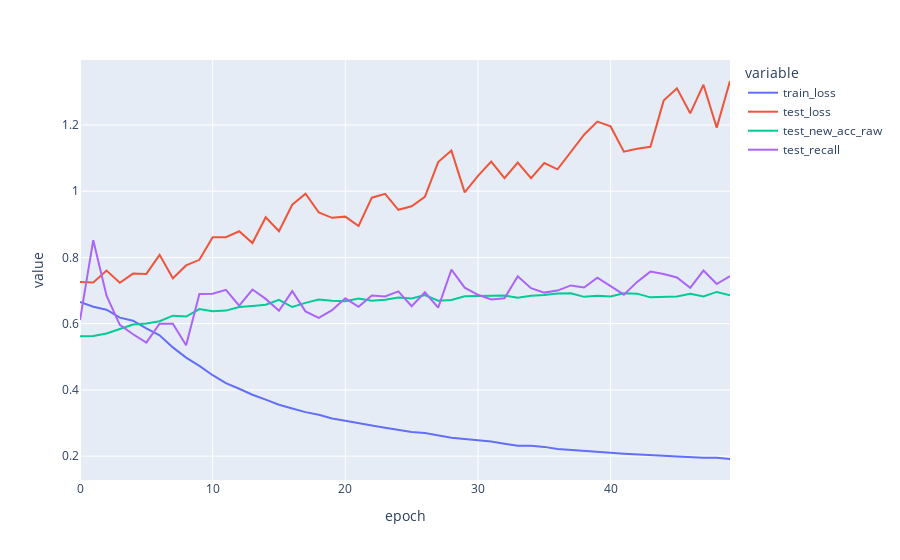

Source (notebook cell):
### Code cell
df_loaded = load_txt_to_dataframe(file_path)
df_loaded['test_acc1_raw'] = df_loaded['test_acc1']/100
px.line(df_loaded,y=['train_loss', 'test_loss', 'test_new_acc_raw', 'test_recall'], x='epoch')

### Figure 1 — Plotly figure (JSON) as saved in the notebook; plotly's stock layout.template omitted (floating-point values rounded to 4 significant figures)
{"data": [{"hovertemplate": "variable=train_loss<br>epoch=%{x}<br>value=%{y}<extra></extra>", "legendgroup": "train_loss", "line": {"color": "#636efa", "dash": "solid"}, "marker": {"symbol": "circle"}, "mode": "lines", "name": "train_loss", "orientation": "v", "showlegend": true, "type": "scatter", "x": [0, 1, 2, 3, 4, 5, 6, 7, 8, 9, 10, 11, 12, 13, 14, 15, 16, 17, 18, 19, 20, 21, 22, 23, 24, 25, 26, 27, 28, 29, 30, 31, 32, 33, 34, 35, 36, 37, 38, 39, 40, 41, 42, 43, 44, 45, 46, 47, 48, 49], "xaxis": "x", "y": [0.6653, 0.651, 0.642, 0.6183, 0.6091, 0.5857, 0.5651, 0.5284, 0.4975, 0.4726, 0.4443, 0.4204, 0.4035, 0.3855, 0.3706, 0.3552, 0.344, 0.3328, 0.3248, 0.3137, 0.3068, 0.2988, 0.2924, 0.2859, 0.2803, 0.273, 0.2699, 0.2631, 0.2556, 0.2521, 0.2482, 0.244, 0.2378, 0.2314, 0.2311, 0.228, 0.2214, 0.2189, 0.2174, 0.2132, 0.2101, 0.2073, 0.2058, 0.2042, 0.2011, 0.1989, 0.1966, 0.1951, 0.1949, 0.1914], "yaxis": "y"}, {"hovertemplate": "variable=test_loss<br>epoch=%{x}<br>value=%{y}<extra></extra>", "legendgroup": "test_loss", "line": {"color": "#EF553B", "dash": "solid"}, "marker": {"symbol": "circle"}, "mode": "lines", "name": "test_loss", "orientation": "v", "showlegend": true, "type": "scatter", "x": [0, 1, 2, 3, 4, 5, 6, 7, 8, 9, 10, 11, 12, 13, 14, 15, 16, 17, 18, 19, 20, 21, 22, 23, 24, 25, 26, 27, 28, 29, 30, 31, 32, 33, 34, 35, 36, 37, 38, 39, 40, 41, 42, 43, 44, 45, 46, 47, 48, 49], "xaxis": "x", "y": [0.7255, 0.724, 0.7602, 0.7237, 0.7513, 0.7503, 0.8078, 0.737, 0.7759, 0.7928, 0.8612, 0.8611, 0.8792, 0.8435, 0.9212, 0.879, 0.9591, 0.9927, 0.9358, 0.9195, 0.9232, 0.895, 0.9804, 0.9919, 0.9439, 0.9546, 0.983, 1.088, 1.123, 0.9966, 1.046, 1.089, 1.039, 1.087, 1.039, 1.085, 1.066, 1.119, 1.171, 1.21, 1.196, 1.119, 1.128, 1.134, 1.273, 1.311, 1.235, 1.322, 1.192, 1.333], "yaxis": "y"}, {"hovertemplate": "variable=test_new_acc_raw<br>epoch=%{x}<br>value=%{y}<extra></extra>", "legendgroup": "test_new_acc_raw", "line": {"color": "#00cc96", "dash": "solid"}, "marker": {"symbol": "circle"}, "mode": "lines", "name": "test_new_acc_raw", "orientation": "v", "showlegend": true, "type": "scatter", "x": [0, 1, 2, 3, 4, 5, 6, 7, 8, 9, 10, 11, 12, 13, 14, 15, 16, 17, 18, 19, 20, 21, 22, 23, 24, 25, 26, 27, 28, 29, 30, 31, 32, 33, 34, 35, 36, 37, 38, 39, 40, 41, 42, 43, 44, 45, 46, 47, 48, 49], "xaxis": "x", "y": [0.5619, 0.5626, 0.5702, 0.5841, 0.5976, 0.6004, 0.6075, 0.6242, 0.6215, 0.644, 0.6372, 0.6394, 0.6503, 0.6535, 0.6572, 0.6718, 0.6503, 0.6627, 0.6729, 0.6694, 0.6675, 0.6761, 0.6694, 0.6725, 0.6789, 0.6762, 0.6861, 0.6694, 0.6714, 0.6828, 0.6836, 0.6856, 0.6852, 0.6784, 0.6844, 0.6863, 0.6909, 0.6917, 0.681, 0.6839, 0.6823, 0.6917, 0.6906, 0.6794, 0.6818, 0.6824, 0.6901, 0.6819, 0.6958, 0.6858], "yaxis": "y"}, {"hovertemplate": "variable=test_recall<br>epoch=%{x}<br>value=%{y}<extra></extra>", "legendgroup": "test_recall", "line": {"color": "#ab63fa", "dash": "solid"}, "marker": {"symbol": "circle"}, "mode": "lines", "name": "test_recall", "orientation": "v", "showlegend": true, "type": "scatter", "x": [0, 1, 2, 3, 4, 5, 6, 7, 8, 9, 10, 11, 12, 13, 14, 15, 16, 17, 18, 19, 20, 21, 22, 23, 24, 25, 26, 27, 28, 29, 30, 31, 32, 33, 34, 35, 36, 37, 38, 39, 40, 41, 42, 43, 44, 45, 46, 47, 48, 49], "xaxis": "x", "y": [0.6111, 0.8521, 0.6843, 0.5965, 0.5681, 0.5429, 0.6001, 0.6, 0.535, 0.6894, 0.6901, 0.7021, 0.6546, 0.7032, 0.6748, 0.6391, 0.6984, 0.6371, 0.6175, 0.6406, 0.6765, 0.6509, 0.6853, 0.6819, 0.6974, 0.6529, 0.6948, 0.6481, 0.763, 0.7089, 0.6872, 0.6732, 0.6768, 0.7432, 0.707, 0.6938, 0.7, 0.7155, 0.7094, 0.7391, 0.7135, 0.6877, 0.7261, 0.7572, 0.7502, 0.7396, 0.7081, 0.7604, 0.7197, 0.7439], "yaxis": "y"}], "layout": {"legend": {"title": {"text": "variable"}, "tracegroupgap": 0}, "margin": {"t": 60}, "xaxis": {"anchor": "y", "domain": [0, 1], "title": {"text": "epoch"}}, "yaxis": {"anchor": "x", "domain": [0, 1], "title": {"text": "value"}}}}
